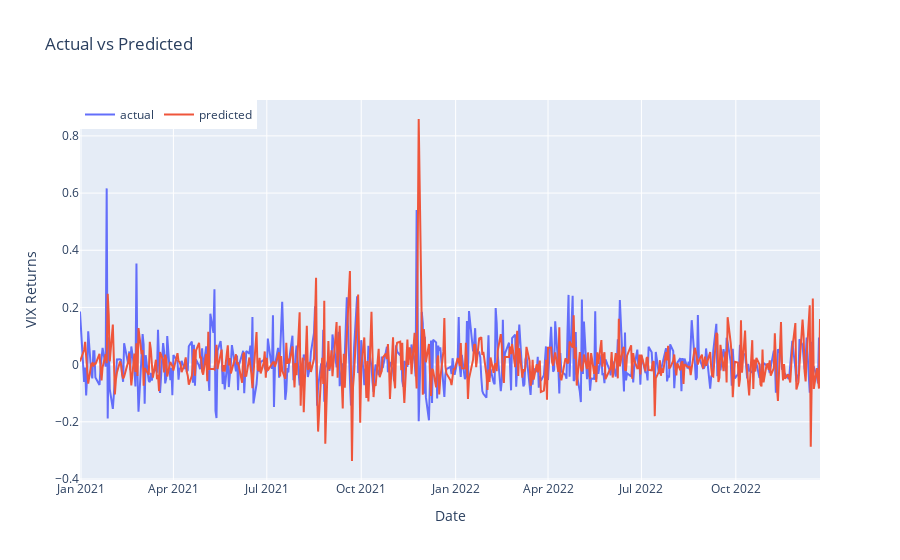

The code cell stored with this chart in its notebook:
### Code cell
trace1 = go.Scatter(x=predicted_results_val.index, y=predicted_results_val['actual'], mode='lines', name='actual')
trace2 = go.Scatter(x=predicted_results_val.index, y=predicted_results_val['predictions'], mode='lines', name='predicted')
data = [trace1, trace2]
layout = go.Layout(title='Actual vs Predicted', xaxis=dict(title='Date'), yaxis=dict(title='VIX Returns'), legend=dict(x=0, y=1.0, orientation='h'))
fig = go.Figure(data=data, layout=layout)
#pyo.plot(fig, filename='two-lines.html')
fig

### Figure 1 — Plotly figure (JSON) as saved in the notebook; plotly's stock layout.template omitted (floating-point values rounded to 4 significant figures; data arrays with more than 128 entries replaced by an {"elided": "..."} marker saying what was removed)
{"data": [{"mode": "lines", "name": "actual", "type": "scatter", "x": {"elided": "499 str values"}, "y": {"elided": "499 float values"}}, {"mode": "lines", "name": "predicted", "type": "scatter", "x": {"elided": "499 str values"}, "y": {"elided": "499 float values"}}], "layout": {"legend": {"orientation": "h", "x": 0, "y": 1}, "title": {"text": "Actual vs Predicted"}, "xaxis": {"title": {"text": "Date"}}, "yaxis": {"title": {"text": "VIX Returns"}}}}
